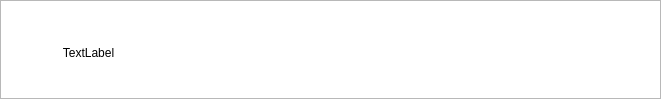
<?xml version="1.0" encoding="UTF-8"?>
<ui version="4.0">
 <class>Widget</class>
 <widget class="QWidget" name="Widget">
  <property name="geometry">
   <rect>
    <x>0</x>
    <y>0</y>
    <width>661</width>
    <height>99</height>
   </rect>
  </property>
  <property name="windowTitle">
   <string>Widget</string>
  </property>
  <property name="styleSheet">
   <string notr="true"/>
  </property>
  <widget class="QListWidget" name="listWidget">
   <property name="geometry">
    <rect>
     <x>0</x>
     <y>0</y>
     <width>661</width>
     <height>99</height>
    </rect>
   </property>
   <property name="styleSheet">
    <string notr="true"/>
   </property>
  </widget>
  <widget class="QLabel" name="label">
   <property name="geometry">
    <rect>
     <x>53</x>
     <y>42</y>
     <width>71</width>
     <height>21</height>
    </rect>
   </property>
   <property name="styleSheet">
    <string notr="true"/>
   </property>
   <property name="text">
    <string>TextLabel</string>
   </property>
   <property name="alignment">
    <set>Qt::AlignCenter</set>
   </property>
  </widget>
 </widget>
 <resources/>
 <connections/>
</ui>
